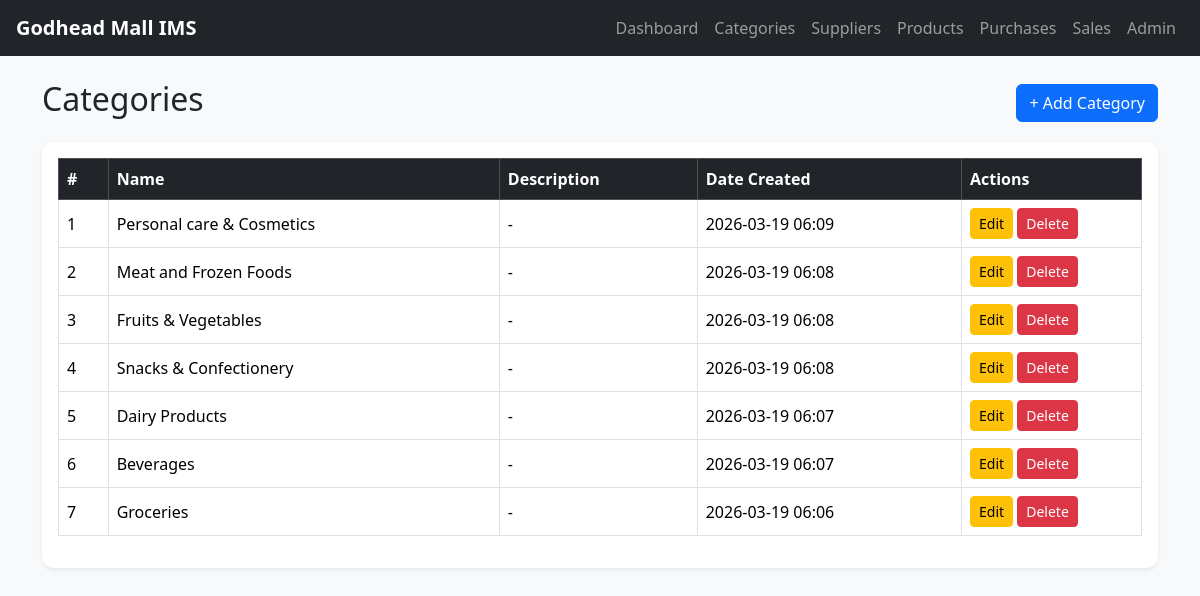
Page /categories/ on the committed database.
### myinven/models.py (models this page shows, shortened)
class Category(models.Model):
    name = models.CharField(max_length=100, unique=True)
    description = models.TextField(blank=True, null=True)
    created_at = models.DateTimeField(auto_now_add=True)
    class Meta:
        verbose_name_plural = "Categories"

### myinven/views.py (the view)
# urls.py: path('categories/', views.category_list, name='category_list'),
def category_list(request):
    categories = Category.objects.all().order_by('-created_at')
    return render(request, 'inventory/category_list.html', {'categories': categories})

### myinven/templates/inventory/category_list.html
{% extends 'inventory/base.html' %}
{% block content %}
<div class="d-flex justify-content-between align-items-center mb-3">
    <h2>Categories</h2>
    <a href="{% url 'category_create' %}" class="btn btn-primary">+ Add Category</a>
</div>
<div class="card shadow-sm p-3">
    <table class="table table-bordered table-hover">
        <thead class="table-dark">
            <tr>
                <th>#</th>
                <th>Name</th>
                <th>Description</th>
                <th>Date Created</th>
                <th width="180">Actions</th>
            </tr>
        </thead>
        <tbody>
            {% for category in categories %}
            <tr>
                <td>{{ forloop.counter }}</td>
                <td>{{ category.name }}</td>
                <td>{{ category.description|default:"-" }}</td>
                <td>{{ category.created_at|date:"Y-m-d H:i" }}</td>
                <td>
                    <a href="{% url 'category_update' category.id %}" class="btn btn-sm btn-warning">Edit</a>
                    <a href="{% url 'category_delete' category.id %}" class="btn btn-sm btn-danger">Delete</a>
                </td>
            </tr>
            {% empty %}
            <tr>
                <td colspan="5" class="text-center">No categories found.</td>
            </tr>
            {% endfor %}
        </tbody>
    </table>
</div>
{% endblock %}

### myinven/templates/inventory/base.html (style rules this page uses)
body { background-color: #f8f9fa; }
.card { border: none; border-radius: 12px; }
.table th, .table td { vertical-align: middle; }

### rows in the picture
Category: name "Personal care & Cosmetics", description "-", created_at "2026-03-19 06:09"
Category: name "Meat and Frozen Foods", description "-", created_at "2026-03-19 06:08"
Category: name "Fruits & Vegetables", description "-", created_at "2026-03-19 06:08"
Category: name "Snacks & Confectionery", description "-", created_at "2026-03-19 06:08"
Category: name "Dairy Products", description "-", created_at "2026-03-19 06:07"
Category: name "Beverages", description "-", created_at "2026-03-19 06:07"
Category: name "Groceries", description "-", created_at "2026-03-19 06:06"
